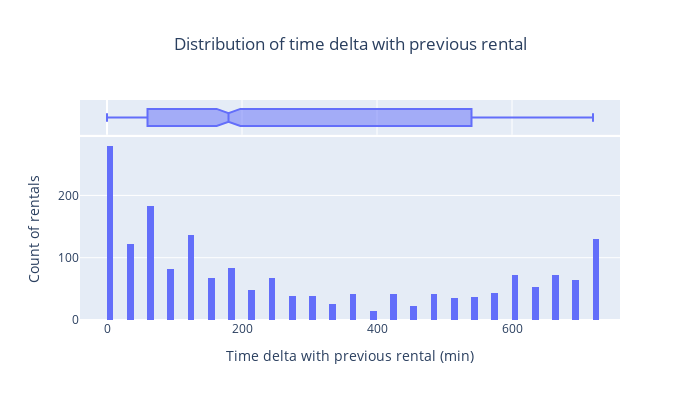

Notebook code cell kept with this figure:
### Code cell
fig = px.histogram(
        df, 
        x="time_delta_with_previous_rental", 
        marginal="box", 
        title=f"Distribution of time delta with previous rental", 
        height=400, 
        width=700)
fig.update_layout(
    xaxis_title='Time delta with previous rental (min)',
    yaxis_title='Count of rentals',
    title={'x': 0.5}
)
fig.show()

### Figure 1 — Plotly figure (JSON) as saved in the notebook; plotly's stock layout.template omitted (floating-point values rounded to 4 significant figures; data arrays with more than 128 entries replaced by an {"elided": "..."} marker saying what was removed)
{"data": [{"bingroup": "x", "hovertemplate": "time_delta_with_previous_rental=%{x}<br>count=%{y}<extra></extra>", "legendgroup": "", "marker": {"color": "#636efa", "pattern": {"shape": ""}}, "name": "", "orientation": "v", "showlegend": false, "type": "histogram", "x": {"elided": "21310 float values"}, "xaxis": "x", "yaxis": "y"}, {"hovertemplate": "time_delta_with_previous_rental=%{x}<extra></extra>", "legendgroup": "", "marker": {"color": "#636efa"}, "name": "", "notched": true, "showlegend": false, "type": "box", "x": {"elided": "21310 float values"}, "xaxis": "x2", "yaxis": "y2"}], "layout": {"barmode": "relative", "height": 400, "legend": {"tracegroupgap": 0}, "title": {"text": "Distribution of time delta with previous rental", "x": 0.5}, "width": 700, "xaxis": {"anchor": "y", "domain": [0, 1], "title": {"text": "Time delta with previous rental (min)"}}, "xaxis2": {"anchor": "y2", "domain": [0, 1], "matches": "x", "showgrid": true, "showticklabels": false}, "yaxis": {"anchor": "x", "domain": [0, 0.8316], "title": {"text": "Count of rentals"}}, "yaxis2": {"anchor": "x2", "domain": [0.8416, 1], "matches": "y2", "showgrid": false, "showline": false, "showticklabels": false, "ticks": ""}}}
